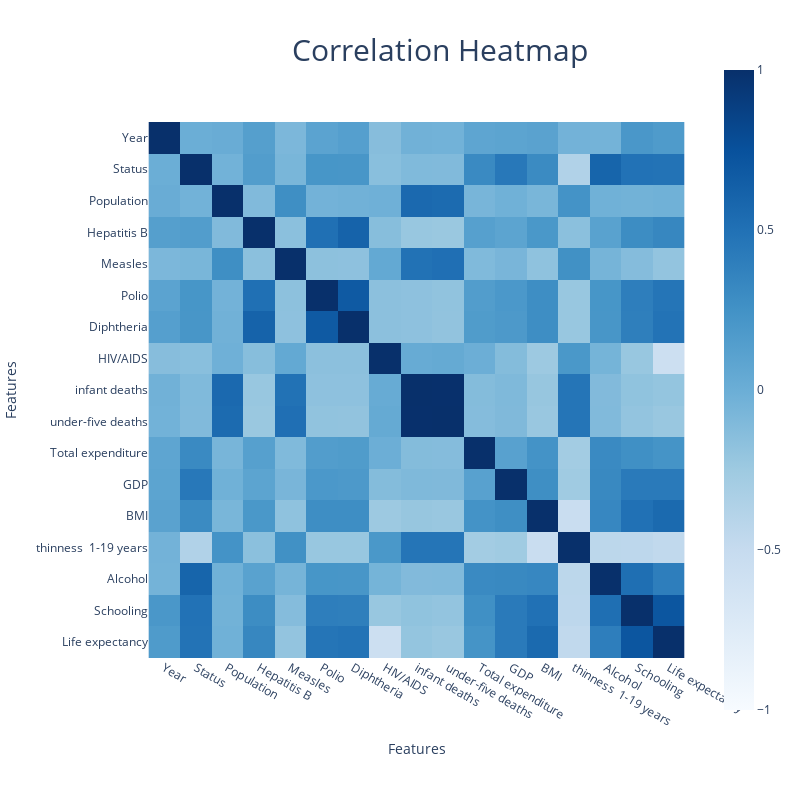

Notebook source saved alongside this figure:
### Code cell
df_corr = df.corr()

fig = px.imshow(df_corr,
                labels=dict(x="Features", y="Features"),
                x=df_corr.columns,
                y=df_corr.columns,
                color_continuous_scale="Blues",
                color_continuous_midpoint=0)

fig.update_layout(
    title=dict(text="Correlation Heatmap", x=0.55, y=0.95),
    title_font_size= 30,
    width=800,
    height=800,
    xaxis_showgrid=False,
    yaxis_showgrid=False,
    yaxis_autorange='reversed')

fig.show()

### Figure 1 — Plotly figure (JSON) as saved in the notebook; plotly's stock layout.template omitted (floating-point values rounded to 4 significant figures; data arrays with more than 128 entries replaced by an {"elided": "..."} marker saying what was removed)
{"data": [{"coloraxis": "coloraxis", "name": "0", "x": ["Year", "Status", "Population", "Hepatitis B", "Measles", "Polio", "Diphtheria", "HIV/AIDS", "infant deaths", "under-five deaths", "Total expenditure", "GDP", "BMI", "thinness  1-19 years", "Alcohol", "Schooling", "Life expectancy"], "y": ["Year", "Status", "Population", "Hepatitis B", "Measles", "Polio", "Diphtheria", "HIV/AIDS", "infant deaths", "under-five deaths", "Total expenditure", "GDP", "BMI", "thinness  1-19 years", "Alcohol", "Schooling", "Life expectancy"], "z": {"elided": "17x17 float values"}, "type": "heatmap", "xaxis": "x", "yaxis": "y", "hovertemplate": "Features: %{x}<br>Features: %{y}<br>color: %{z}<extra></extra>"}], "layout": {"xaxis": {"anchor": "y", "domain": [0, 1], "scaleanchor": "y", "constrain": "domain", "title": {"text": "Features"}, "showgrid": false, "type": "category", "range": [-0.5, 16.5], "autorange": true}, "yaxis": {"anchor": "x", "domain": [0.09394, 0.9061], "autorange": true, "constrain": "domain", "title": {"text": "Features"}, "showgrid": false, "type": "category", "range": [16.5, -0.5]}, "coloraxis": {"colorscale": [[0, "rgb(247,251,255)"], [0.125, "rgb(222,235,247)"], [0.25, "rgb(198,219,239)"], [0.375, "rgb(158,202,225)"], [0.5, "rgb(107,174,214)"], [0.625, "rgb(66,146,198)"], [0.75, "rgb(33,113,181)"], [0.875, "rgb(8,81,156)"], [1, "rgb(8,48,107)"]], "cmid": 0}, "margin": {"t": 60}, "title": {"font": {"size": 30}, "text": "Correlation Heatmap", "x": 0.55, "y": 0.95}, "width": 800, "height": 800}}
